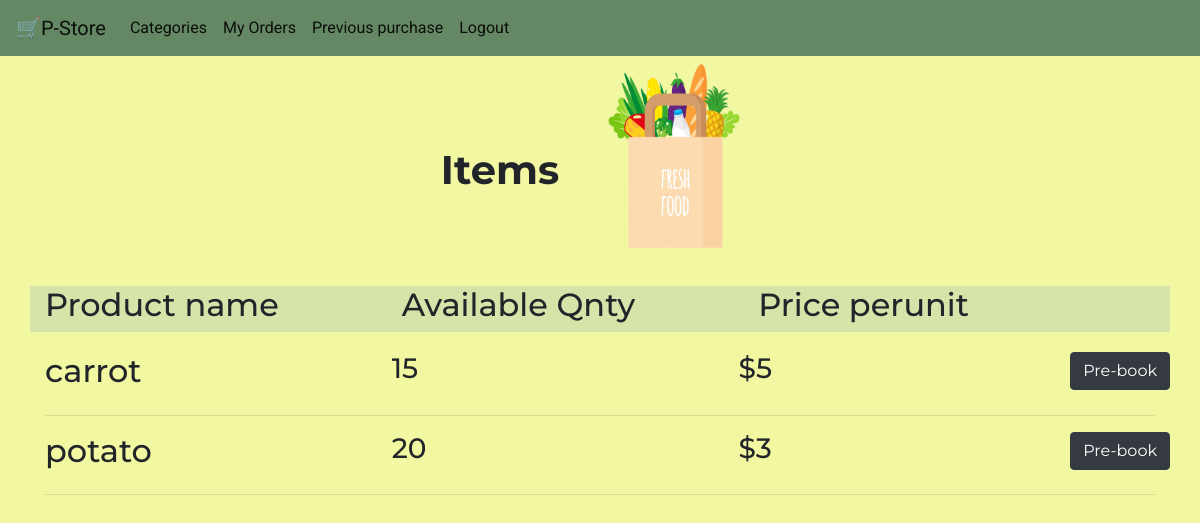
Page /u_category/1/u_items_list (signed in) on the committed database.
### tables this page shows
CREATE TABLE Items (
    id INTEGER PRIMARY KEY AUTOINCREMENT,
    name varchar(20) not null,
    weight integer not null,
    price_per_unit int not null,
    c_id INTEGER not null,
    FOREIGN KEY (c_id) REFERENCES Categories(c_id)
);

### app.py (the view)
@app.route("/u_category/<int:c_id>/u_items_list", methods=("GET", "POST"))
@login_required
def u_items_list(c_id):
    conn = get_db_connection()
    items = conn.execute("SELECT * FROM Items WHERE c_id = ?", (c_id,)).fetchall()
    conn.close()
    return render_template("u_items_list.html", items=items, c_id=c_id)

### app.py (called while the page is built)
def get_db_connection():
    conn = sqlite3.connect("database.db")
    conn.row_factory = sqlite3.Row
    return conn

@login_manager.user_loader
def load_user(user_id):
    conn = get_db_connection()
    user_data = conn.execute(
        "SELECT * FROM Admin WHERE a_id = ?", (user_id,)
    ).fetchone()
    if user_data:
        return Admin(user_data["a_id"], user_data["username"])
    user_data = conn.execute("SELECT * FROM User WHERE u_id = ?", (user_id,)).fetchone()
    if user_data:
        return AppUser(user_data["u_id"], user_data["u_username"])
    return None

### templates/u_items_list.html (shortened to what this page needs)
{% extends 'base3.html' %}
{% block content %}
<div class=container style="display: flex; justify-content: center;">
<h1 style="text-align:center; margin-top:90px; font-weight:bold; display:inline ;margin-right:30px "> {% block title %} Items {% endblock %}</h1>
<img src="/static/images/img6.png"width="170" height="200">
</div>
<div class="row" style="margin-top:30px; background-color:#D6E4AA">
<div class="col col1">
    <h2>Product name</h2>
</div>
<div class="col col1">
    <h2>Available Qnty</h2>
</div>
<div class="col col1" style="margin-right:70px;">
    <h2>Price perunit</h2>
</div>
</div>
<div class="post_container" style="margin-top:20px;">
{% for item in items %}
    	<div class="row">
    	    <div class="col">
                <h2 class="post_title">{{ item['name'] }}</h2>
             </div>
            <div class="col">
                <h3>{{ item['weight'] }}</h3>
            </div>
            <div class="col">
                <h3>${{ item['price_per_unit'] }}</h3>
            </div>
            <a href="{{ url_for('pre_book',c_id=item['c_id'],i_id=item['id']) }}">
            <button type="button" class="btn btn-dark">Pre-book</button>
            </a>
    	</div>
    	    <hr>
    {% endfor %}
    </div>
{% endblock %}

### static/css/styles.css (style rules this page uses)
a:link { color: black; background-color: transparent; text-decoration: none; }

### templates/u_items_list.html (style rules this page uses)
body { background-color:#F2F7A1; font-family:Montserrat; }

### rows in the picture
Items: name "carrot", weight "15", price_per_unit "5"
Items: name "potato", weight "20", price_per_unit "3"
